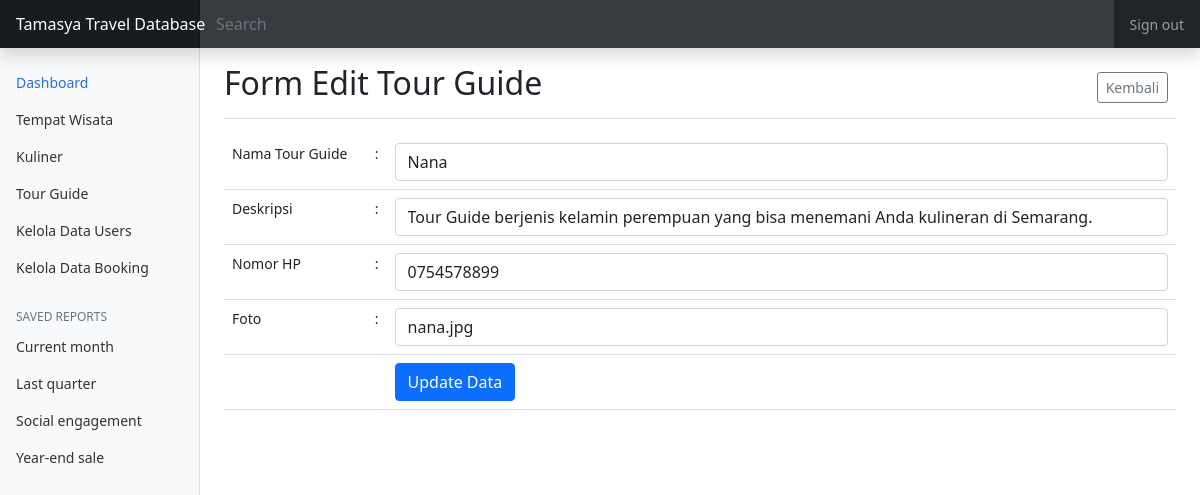
Page /cobaprojek/explore.php?page=guide_edit&id_guide=2 on the committed database.
### tables this page shows
CREATE TABLE `tour_guide` (
  `id_guide` int(11) NOT NULL,
  `nama_guide` varchar(256) NOT NULL,
  `deskripsi` varchar(256) NOT NULL,
  `no_hp` varchar(20) NOT NULL,
  `foto` varchar(256) NOT NULL
);

### cobaprojek/libraries/fungsi.php (called while the page is built, shortened)
<?php
function clean_data($data)
{
    $data = addslashes($data);
    $data = htmlspecialchars($data);
    return $data;
}

### cobaprojek/pages/guide_edit.php (the view, shortened to what this page needs)
    <div class="d-flex justify-content-between flex-wrap flex-md-nowrap align-items-center pt-3 pb-2 mb-3 border-bottom">
        <h1 class="h2">Form Edit Tour Guide</h1>
        <div class="btn-toolbar mb-2 mb-md-0">
          <div class="btn-group me-2">
            <a href="?page=guide" class="btn btn-sm btn-outline-secondary">Kembali</a>
          </div>
        </div>
    </div>
<?php
    $id_guide = clean_data($_GET['id_guide']);
    $sql = "select * from tour_guide where id_guide=".$id_guide;
    $result = mysqli_query($koneksi, $sql);
    $row = mysqli_fetch_assoc($result);
?>
<form action="?page=guide_update" method="post">
    <table class="table">
        <tr>
            <td width="15%">Nama Tour Guide</td>
            <td width="10px">:</td>
            <td><input type="text" name="nama_guide" value="<?php echo $row['nama_guide'];?>" class="form-control" /></td>
        </tr>
        <tr>
            <td width="15%">Deskripsi</td>
            <td width="10px">:</td>
            <td><input type="text" name="deskripsi" value="<?php echo $row['deskripsi'];?>" class="form-control" /></td>
        </tr>
        <tr>
            <td width="15%">Nomor HP</td>
            <td width="10px">:</td>
            <td><input type="text" name="no_hp" value="<?php echo $row['no_hp'];?>" class="form-control" /></td>
        </tr>
        <tr>
            <td width="15%">Foto</td>
            <td width="10px">:</td>
            <td><input type="text" name="foto" value="<?php echo $row['foto'];?>" class="form-control" /></td>
        </tr>
        <tr>
            <td></td>
            <td></td>
            <td><input type="submit" value="Update Data" class="btn btn-primary" /></td>
        </tr>
    </table>
</form>

### cobaprojek/assets/css/dashboard.css (style rules this page uses)
body { font-size: .875rem; }

### rows in the picture
tour_guide: nama_guide "Nana", deskripsi "Tour Guide berjenis kelamin perempuan yang bisa menemani Anda kulineran di Semarang.", no_hp "0754578899", foto "nana.jpg"
